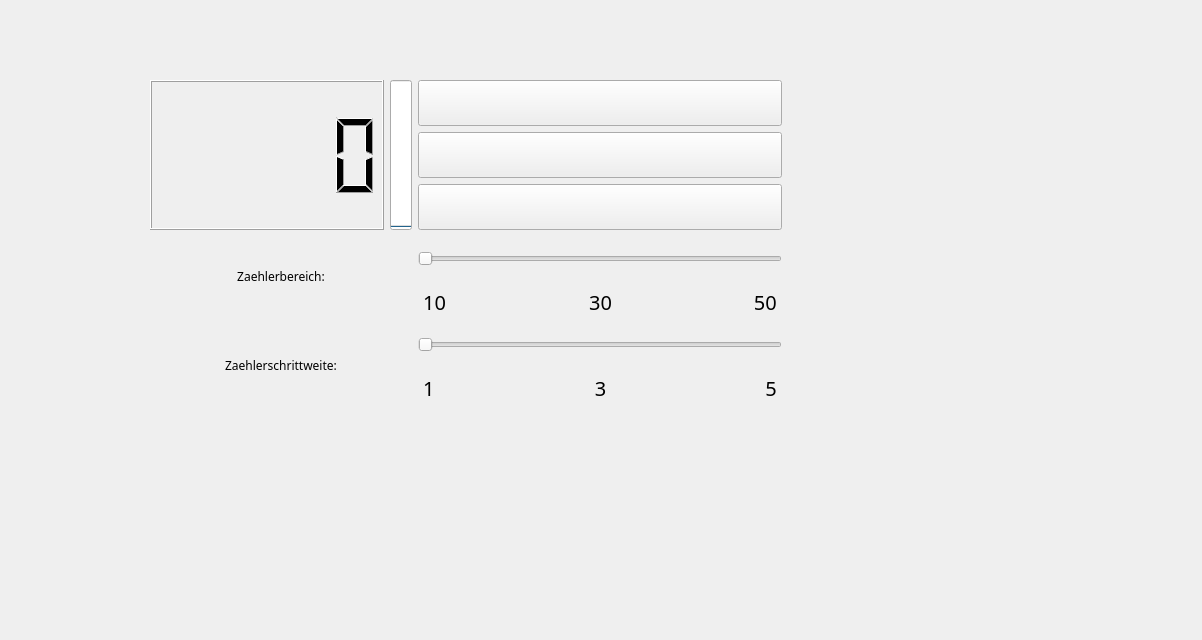
<?xml version="1.0" encoding="UTF-8"?>
<ui version="4.0">
 <class>Form</class>
 <widget class="QWidget" name="Form">
  <property name="geometry">
   <rect>
    <x>0</x>
    <y>0</y>
    <width>1202</width>
    <height>640</height>
   </rect>
  </property>
  <property name="windowTitle">
   <string>Form</string>
  </property>
  <widget class="QWidget" name="gridLayoutWidget">
   <property name="geometry">
    <rect>
     <x>150</x>
     <y>80</y>
     <width>632</width>
     <height>328</height>
    </rect>
   </property>
   <layout class="QGridLayout" name="gridLayout">
    <item row="5" column="6" colspan="3">
     <widget class="QSlider" name="zaehlerschrittweite">
      <property name="sizePolicy">
       <sizepolicy hsizetype="Expanding" vsizetype="MinimumExpanding">
        <horstretch>0</horstretch>
        <verstretch>0</verstretch>
       </sizepolicy>
      </property>
      <property name="minimum">
       <number>1</number>
      </property>
      <property name="maximum">
       <number>5</number>
      </property>
      <property name="pageStep">
       <number>1</number>
      </property>
      <property name="orientation">
       <enum>Qt::Horizontal</enum>
      </property>
     </widget>
    </item>
    <item row="6" column="6">
     <widget class="QLabel" name="label_7">
      <property name="font">
       <font>
        <family>KacstDigital</family>
        <pointsize>15</pointsize>
       </font>
      </property>
      <property name="text">
       <string> 1</string>
      </property>
      <property name="alignment">
       <set>Qt::AlignLeading|Qt::AlignLeft|Qt::AlignVCenter</set>
      </property>
     </widget>
    </item>
    <item row="0" column="6" colspan="3">
     <widget class="QPushButton" name="pushbuttonadd">
      <property name="sizePolicy">
       <sizepolicy hsizetype="Minimum" vsizetype="MinimumExpanding">
        <horstretch>0</horstretch>
        <verstretch>0</verstretch>
       </sizepolicy>
      </property>
      <property name="text">
       <string/>
      </property>
      <property name="icon">
       <iconset>
        <normaloff>GUI Bilder/Green-Up-Arrow.svg.png</normaloff>GUI Bilder/Green-Up-Arrow.svg.png</iconset>
      </property>
      <property name="iconSize">
       <size>
        <width>50</width>
        <height>50</height>
       </size>
      </property>
     </widget>
    </item>
    <item row="0" column="0" rowspan="3" colspan="2">
     <widget class="QLCDNumber" name="counternumber"/>
    </item>
    <item row="3" column="0" rowspan="2" colspan="3">
     <widget class="QLabel" name="label">
      <property name="font">
       <font>
        <family>KacstDigital</family>
       </font>
      </property>
      <property name="text">
       <string>Zaehlerbereich:</string>
      </property>
      <property name="alignment">
       <set>Qt::AlignCenter</set>
      </property>
     </widget>
    </item>
    <item row="4" column="7">
     <widget class="QLabel" name="label_10">
      <property name="font">
       <font>
        <family>KacstDigital</family>
        <pointsize>15</pointsize>
       </font>
      </property>
      <property name="text">
       <string>30</string>
      </property>
      <property name="alignment">
       <set>Qt::AlignCenter</set>
      </property>
     </widget>
    </item>
    <item row="4" column="8">
     <widget class="QLabel" name="label_8">
      <property name="font">
       <font>
        <family>KacstDigital</family>
        <pointsize>15</pointsize>
       </font>
      </property>
      <property name="text">
       <string>50 </string>
      </property>
      <property name="alignment">
       <set>Qt::AlignRight|Qt::AlignTrailing|Qt::AlignVCenter</set>
      </property>
     </widget>
    </item>
    <item row="3" column="6" colspan="3">
     <widget class="QSlider" name="zaehlerbereich">
      <property name="sizePolicy">
       <sizepolicy hsizetype="Expanding" vsizetype="MinimumExpanding">
        <horstretch>0</horstretch>
        <verstretch>0</verstretch>
       </sizepolicy>
      </property>
      <property name="minimum">
       <number>10</number>
      </property>
      <property name="maximum">
       <number>50</number>
      </property>
      <property name="orientation">
       <enum>Qt::Horizontal</enum>
      </property>
     </widget>
    </item>
    <item row="6" column="7">
     <widget class="QLabel" name="label_5">
      <property name="font">
       <font>
        <family>KacstDigital</family>
        <pointsize>15</pointsize>
       </font>
      </property>
      <property name="text">
       <string>3</string>
      </property>
      <property name="alignment">
       <set>Qt::AlignCenter</set>
      </property>
     </widget>
    </item>
    <item row="2" column="6" colspan="3">
     <widget class="QPushButton" name="pushbuttonminus">
      <property name="sizePolicy">
       <sizepolicy hsizetype="Minimum" vsizetype="MinimumExpanding">
        <horstretch>0</horstretch>
        <verstretch>0</verstretch>
       </sizepolicy>
      </property>
      <property name="text">
       <string/>
      </property>
      <property name="icon">
       <iconset>
        <normaloff>GUI Bilder/RedDownArrow.svg.png</normaloff>GUI Bilder/RedDownArrow.svg.png</iconset>
      </property>
      <property name="iconSize">
       <size>
        <width>50</width>
        <height>50</height>
       </size>
      </property>
     </widget>
    </item>
    <item row="5" column="0" rowspan="3" colspan="3">
     <widget class="QLabel" name="label_2">
      <property name="font">
       <font>
        <family>KacstDigital</family>
       </font>
      </property>
      <property name="text">
       <string>Zaehlerschrittweite:</string>
      </property>
      <property name="alignment">
       <set>Qt::AlignCenter</set>
      </property>
     </widget>
    </item>
    <item row="6" column="8">
     <widget class="QLabel" name="label_3">
      <property name="font">
       <font>
        <family>KacstDigital</family>
        <pointsize>15</pointsize>
       </font>
      </property>
      <property name="text">
       <string>5 </string>
      </property>
      <property name="alignment">
       <set>Qt::AlignRight|Qt::AlignTrailing|Qt::AlignVCenter</set>
      </property>
     </widget>
    </item>
    <item row="1" column="6" colspan="3">
     <widget class="QPushButton" name="pushbuttonreset">
      <property name="sizePolicy">
       <sizepolicy hsizetype="Minimum" vsizetype="MinimumExpanding">
        <horstretch>0</horstretch>
        <verstretch>0</verstretch>
       </sizepolicy>
      </property>
      <property name="maximumSize">
       <size>
        <width>16777215</width>
        <height>16777215</height>
       </size>
      </property>
      <property name="text">
       <string/>
      </property>
      <property name="icon">
       <iconset>
        <normaloff>GUI Bilder/Resetbutton.png</normaloff>GUI Bilder/Resetbutton.png</iconset>
      </property>
      <property name="iconSize">
       <size>
        <width>50</width>
        <height>50</height>
       </size>
      </property>
     </widget>
    </item>
    <item row="4" column="6">
     <widget class="QLabel" name="label_12">
      <property name="font">
       <font>
        <family>KacstDigital</family>
        <pointsize>15</pointsize>
       </font>
      </property>
      <property name="text">
       <string> 10</string>
      </property>
      <property name="alignment">
       <set>Qt::AlignLeading|Qt::AlignLeft|Qt::AlignVCenter</set>
      </property>
     </widget>
    </item>
    <item row="0" column="2" rowspan="3">
     <widget class="QProgressBar" name="progressingbar">
      <property name="maximum">
       <number>50</number>
      </property>
      <property name="value">
       <number>0</number>
      </property>
      <property name="orientation">
       <enum>Qt::Vertical</enum>
      </property>
     </widget>
    </item>
   </layout>
  </widget>
 </widget>
 <resources/>
 <connections/>
</ui>
